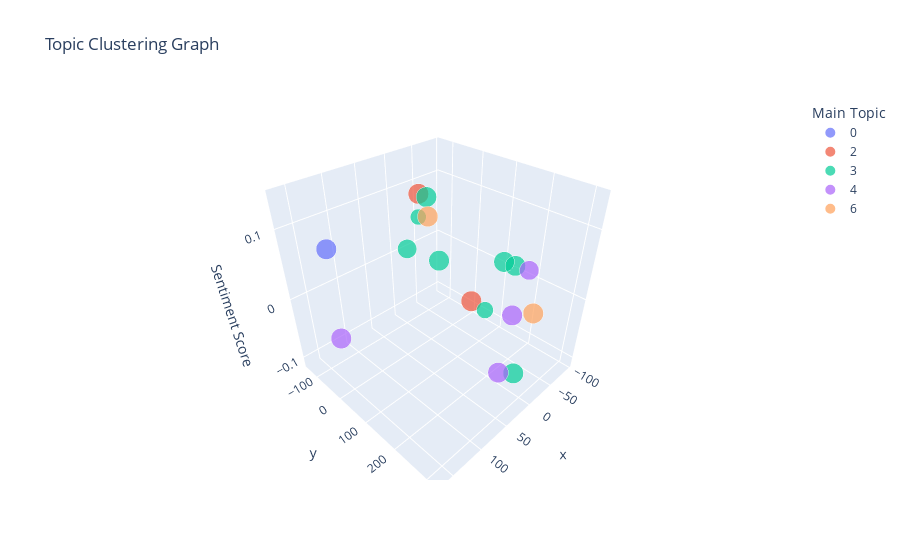

Source (notebook cell):
### Markdown cell above
This generates a 3D clustering graph where the x and y-axis represent each article in the topic space, and the z-axis shows the sentiment value for each article. The 2D xy-plane is exactly the same as the 2D graph generated above, but we add a 3rd dimension in the form of sentiment to show how article clusters differ by their sentiment value as well as their topics. Colored by main topic.

### Code cell
visualize_topic_cluster_tsne_3d(lda_model, df)

### Figure 1 — Plotly figure (JSON) as saved in the notebook; plotly's stock layout.template omitted (floating-point values rounded to 4 significant figures)
{"data": [{"customdata": [[5, "White House on defensive over Hunter Biden art sales", [["say", "president", "son", "buyer", "artwork", "purchase", "year", "work", "know", "target"]], "www.nation.com.pk", "Positive", "0"]], "hovertemplate": "ID: %{customdata[0]}<br>Article Title: %{customdata[1]}<br>Associated Words: %{customdata[2]}<br>Address: %{customdata[3]}<br>Sentiment Label: %{customdata[4]}<br>Main Topic: %{customdata[5]}", "legendgroup": "0", "marker": {"color": "#636efa", "size": [0.9942], "sizemode": "area", "sizeref": 0.002498, "symbol": "circle"}, "mode": "markers", "name": "0", "scene": "scene", "showlegend": true, "type": "scatter3d", "x": [157.1], "y": [-8.056], "z": [0.1]}, {"customdata": [[0, "Hunter Biden's $250K wire from China labeled as a 'personal investment'", [["wire", "say", "comer", "receive", "address", "partner", "loan", "bombshell", "beneficiary", "news"]], "www.foxnews.com", "Neutral Positive", "2"], [14, "Abrams: Comer’s Biden ‘bombshell’ once again falls way short", [["wire", "say", "comer", "receive", "address", "partner", "loan", "bombshell", "beneficiary", "news"]], "www.newsnationnow.com", "Positive", "2"]], "hovertemplate": "ID: %{customdata[0]}<br>Article Title: %{customdata[1]}<br>Associated Words: %{customdata[2]}<br>Address: %{customdata[3]}<br>Sentiment Label: %{customdata[4]}<br>Main Topic: %{customdata[5]}", "legendgroup": "2", "marker": {"color": "#EF553B", "size": [0.9975, 0.997], "sizemode": "area", "sizeref": 0.002498, "symbol": "circle"}, "mode": "markers", "name": "2", "scene": "scene", "showlegend": true, "type": "scatter3d", "x": [50.32, 45.68], "y": [209.7, 48.9], "z": [0.04, 0.14]}, {"customdata": [[1, "DOJ ordered Hunter Biden investigators to 'remove any reference' to Joe Biden in FARA probe warrant: House GOP", [["say", "office", "information", "attorney", "source", "charge", "foreign", "family", "relate", "son"]], "www.foxnews.com", "Neutral Positive", "3"], [13, "Sen. Grassley demand answers over handling of federal probe into Biden family", [["say", "office", "information", "attorney", "source", "charge", "foreign", "family", "relate", "son"]], "wjla.com", "Neutral Negative", "3"], [4, "Hunter Biden to plead guilty to federal tax charges, strikes deal on gun charge", [["say", "office", "information", "attorney", "source", "charge", "foreign", "family", "relate", "son"]], "www.nation.com.pk", "Negative", "3"], [12, "Grassley Reveals New Details of FBI Efforts to Tamper with Far-Reaching Biden Family Investigations", [["say", "office", "information", "attorney", "source", "charge", "foreign", "family", "relate", "son"]], "www.grassley.senate.gov", "Neutral Negative", "3"], [11, "FBI received 'criminal information' from over 40 confidential sources on Joe Biden, Hunter, James: Grassley", [["say", "office", "information", "attorney", "source", "charge", "foreign", "family", "relate", "son"]], "www.foxnews.com", "Negative", "3"], [15, "FBI hindered Hunter probe — and David Weiss skipped briefing on Biden bribery allegations, US attorney testifies", [["say", "office", "information", "attorney", "source", "charge", "foreign", "family", "relate", "son"]], "nypost.com", "Positive", "3"], [9, "Hunter Biden prosecutor wasn’t blocked from bringing California charges, US attorney tells Congress", [["say", "office", "information", "attorney", "source", "charge", "foreign", "family", "relate", "son"]], "apnews.com", "Neutral Positive", "3"], [10, "Biden-picked LA US attorney claimed he was too ‘resource-strapped’ to charge Hunter", [["say", "office", "information", "attorney", "source", "charge", "foreign", "family", "relate", "son"]], "nypost.com", "Neutral", "3"]], "hovertemplate": "ID: %{customdata[0]}<br>Article Title: %{customdata[1]}<br>Associated Words: %{customdata[2]}<br>Address: %{customdata[3]}<br>Sentiment Label: %{customdata[4]}<br>Main Topic: %{customdata[5]}", "legendgroup": "3", "marker": {"color": "#00cc96", "size": [0.6037, 0.6708, 0.9947, 0.8695, 0.9989, 0.9979, 0.9946, 0.9967], "sizemode": "area", "sizeref": 0.002498, "symbol": "circle"}, "mode": "markers", "name": "3", "scene": "scene", "showlegend": true, "type": "scatter3d", "x": [-27.6, -12.48, 37.74, -24.63, -71.3, -68.74, -48.45, -59.76], "y": [-94.04, 161.8, 316.9, -137.3, -95.21, -139.1, 190.9, 144.6], "z": [0.06, -0.02, -0.04, 0, -0.03, 0.07, 0.04, 0.03]}, {"customdata": [[8, "Comer says he will issue subpoenas 'today' for Hunter Biden, James Biden bank records", [["say", "document", "impeachment", "hearing", "evidence", "house", "family", "president", "political", "address"]], "abcnews.go.com", "Neutral", "4"], [6, "Hunter Biden figures in ‘multiple criminal investigations”", [["say", "document", "impeachment", "hearing", "evidence", "house", "family", "president", "political", "address"]], "www.nation.com.pk", "Negative", "4"], [3, "House Republicans make their case for Biden impeachment inquiry at first hearing", [["say", "document", "impeachment", "hearing", "evidence", "house", "family", "president", "political", "address"]], "apnews.com", "Neutral", "4"], [7, "Hunter Biden probe: House Republicans release more than 700 pages of internal IRS documents from whistleblowers", [["say", "document", "impeachment", "hearing", "evidence", "house", "family", "president", "political", "address"]], "www.cnn.com", "Neutral Negative", "4"]], "hovertemplate": "ID: %{customdata[0]}<br>Article Title: %{customdata[1]}<br>Associated Words: %{customdata[2]}<br>Address: %{customdata[3]}<br>Sentiment Label: %{customdata[4]}<br>Main Topic: %{customdata[5]}", "legendgroup": "4", "marker": {"color": "#ab63fa", "size": [0.8959, 0.9935, 0.9984, 0.9982], "sizemode": "area", "sizeref": 0.002498, "symbol": "circle"}, "mode": "markers", "name": "4", "scene": "scene", "showlegend": true, "type": "scatter3d", "x": [-94.82, -10.47, 15.49, 166.4], "y": [178.7, 220.4, 271.5, 22.96], "z": [0.01, -0.11, 0.02, -0.01]}, {"customdata": [[2, "Hunter Biden sues Rudy Giuliani over laptop, accuses ex-Trump lawyer of 'hacking'", [["drug", "president", "son", "nation", "month", "get", "laptop", "use", "father", "crack"]], "www.foxnews.com", "Negative", "6"], [16, "The Real Hunter Biden Scandal", [["drug", "president", "son", "nation", "month", "get", "laptop", "use", "father", "crack"]], "www.thenation.com", "Positive", "6"]], "hovertemplate": "ID: %{customdata[0]}<br>Article Title: %{customdata[1]}<br>Associated Words: %{customdata[2]}<br>Address: %{customdata[3]}<br>Sentiment Label: %{customdata[4]}<br>Main Topic: %{customdata[5]}", "legendgroup": "6", "marker": {"color": "#FFA15A", "size": [0.9976, 0.999], "sizemode": "area", "sizeref": 0.002498, "symbol": "circle"}, "mode": "markers", "name": "6", "scene": "scene", "showlegend": true, "type": "scatter3d", "x": [-76.74, 20.32], "y": [226.2, 28.81], "z": [-0.04, 0.1]}], "layout": {"legend": {"itemsizing": "constant", "title": {"text": "Main Topic"}, "tracegroupgap": 0}, "scene": {"domain": {"x": [0, 1], "y": [0, 1]}, "xaxis": {"title": {"text": "x"}}, "yaxis": {"title": {"text": "y"}}, "zaxis": {"title": {"text": "Sentiment Score"}}}, "title": {"text": "Topic Clustering Graph"}}}
